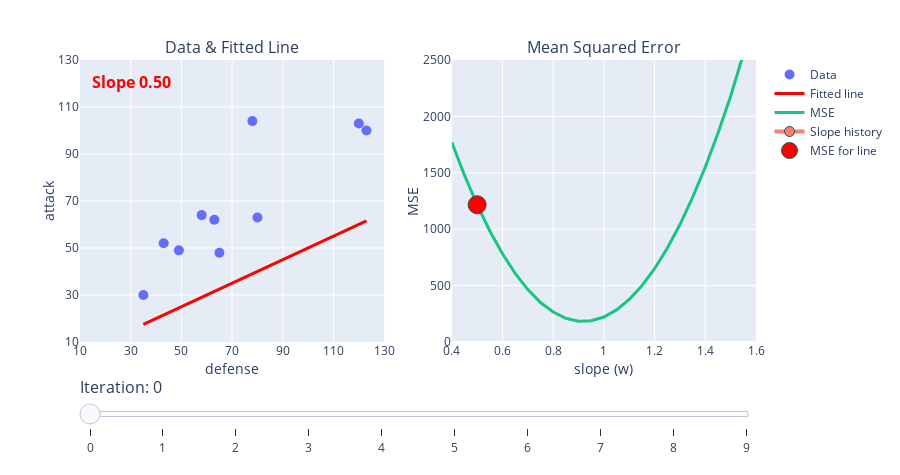

Write notebook code for a chart like this one.
### Code cell
plot_gradient_descent(x, y, w=0.5, alpha=0.00005)

### Figure 1 — Plotly figure (JSON) as saved in the notebook; plotly's stock layout.template omitted (floating-point values rounded to 4 significant figures)
{"data": [{"marker": {"size": 10}, "mode": "markers", "name": "Data", "type": "scatter", "x": [35, 43, 49, 58, 63, 65, 78, 80, 120, 123], "xaxis": "x", "y": [30, 52, 49, 64, 62, 48, 104, 63, 103, 100], "yaxis": "y"}, {"line": {"color": "red", "width": 3}, "mode": "lines", "name": "Fitted line", "type": "scatter", "x": [35, 43, 49, 58, 63, 65, 78, 80, 120, 123], "xaxis": "x", "y": [17.5, 21.5, 24.5, 29, 31.5, 32.5, 39, 40, 60, 61.5], "yaxis": "y"}, {"line": {"color": "#1ac584", "width": 3}, "mode": "lines", "name": "MSE", "type": "scatter", "x": [0.4, 0.45, 0.5, 0.55, 0.6, 0.65, 0.7, 0.75, 0.8, 0.85, 0.9, 0.95, 1.0, 1.05, 1.1, 1.15, 1.2, 1.25, 1.3, 1.35, 1.4, 1.45, 1.5, 1.55, 1.6], "xaxis": "x2", "y": [1770.0, 1479.0, 1217.0, 984.4, 781.5, 608.2, 464.4, 350.1, 265.3, 210.1, 184.4, 188.2, 221.5, 284.4, 376.7, 498.6, 650.0, 831.0, 1041.0, 1281.0, 1551.0, 1850.0, 2179.0, 2537.0, 2924.0], "yaxis": "y2"}, {"line": {"color": "salmon", "width": 4}, "marker": {"line": {"color": "DarkSlateGrey", "width": 1}, "size": 10}, "mode": "markers+lines", "name": "Slope history", "type": "scatter", "x": [0.5], "xaxis": "x2", "y": [1217.0], "yaxis": "y2"}, {"line": {"color": "red"}, "marker": {"line": {"color": "DarkSlateGrey", "width": 1}, "size": 18}, "mode": "markers", "name": "MSE for line", "type": "scatter", "x": [0.5], "xaxis": "x2", "y": [1217.0], "yaxis": "y2"}, {"mode": "text", "showlegend": false, "text": "<b>Slope 0.50<b>", "textfont": {"color": "red", "size": 16}, "type": "scatter", "x": [30.3], "xaxis": "x", "y": [120], "yaxis": "y"}], "layout": {"annotations": [{"font": {"size": 16}, "showarrow": false, "text": "Data & Fitted Line", "x": 0.225, "xanchor": "center", "xref": "paper", "y": 1, "yanchor": "bottom", "yref": "paper"}, {"font": {"size": 16}, "showarrow": false, "text": "Mean Squared Error", "x": 0.775, "xanchor": "center", "xref": "paper", "y": 1, "yanchor": "bottom", "yref": "paper"}], "height": 475, "margin": {"t": 60}, "sliders": [{"currentvalue": {"font": {"size": 16}, "prefix": "Iteration: ", "visible": true}, "pad": {"b": 10, "t": 30}, "steps": [{"args": [[0], {"frame": {"duration": 0, "easing": "linear", "redraw": false}, "transition": {"duration": 0, "easing": "linear"}}], "label": "0", "method": "animate"}, {"args": [[1], {"frame": {"duration": 0, "easing": "linear", "redraw": false}, "transition": {"duration": 0, "easing": "linear"}}], "label": "1", "method": "animate"}, {"args": [[2], {"frame": {"duration": 0, "easing": "linear", "redraw": false}, "transition": {"duration": 0, "easing": "linear"}}], "label": "2", "method": "animate"}, {"args": [[3], {"frame": {"duration": 0, "easing": "linear", "redraw": false}, "transition": {"duration": 0, "easing": "linear"}}], "label": "3", "method": "animate"}, {"args": [[4], {"frame": {"duration": 0, "easing": "linear", "redraw": false}, "transition": {"duration": 0, "easing": "linear"}}], "label": "4", "method": "animate"}, {"args": [[5], {"frame": {"duration": 0, "easing": "linear", "redraw": false}, "transition": {"duration": 0, "easing": "linear"}}], "label": "5", "method": "animate"}, {"args": [[6], {"frame": {"duration": 0, "easing": "linear", "redraw": false}, "transition": {"duration": 0, "easing": "linear"}}], "label": "6", "method": "animate"}, {"args": [[7], {"frame": {"duration": 0, "easing": "linear", "redraw": false}, "transition": {"duration": 0, "easing": "linear"}}], "label": "7", "method": "animate"}, {"args": [[8], {"frame": {"duration": 0, "easing": "linear", "redraw": false}, "transition": {"duration": 0, "easing": "linear"}}], "label": "8", "method": "animate"}, {"args": [[9], {"frame": {"duration": 0, "easing": "linear", "redraw": false}, "transition": {"duration": 0, "easing": "linear"}}], "label": "9", "method": "animate"}]}], "width": 900, "xaxis": {"anchor": "y", "domain": [0, 0.45], "dtick": 20, "range": [10, 130], "tick0": 10, "title": {"standoff": 0, "text": "defense"}}, "xaxis2": {"anchor": "y2", "domain": [0.55, 1], "dtick": 0.2, "range": [0.4, 1.6], "tick0": 0.4, "title": {"standoff": 0, "text": "slope (w)"}}, "yaxis": {"anchor": "x", "domain": [0, 1], "dtick": 20, "range": [10, 130], "tick0": 10, "title": {"standoff": 0, "text": "attack"}}, "yaxis2": {"anchor": "x2", "domain": [0, 1], "range": [0, 2500], "title": {"standoff": 0, "text": "MSE"}}}}
